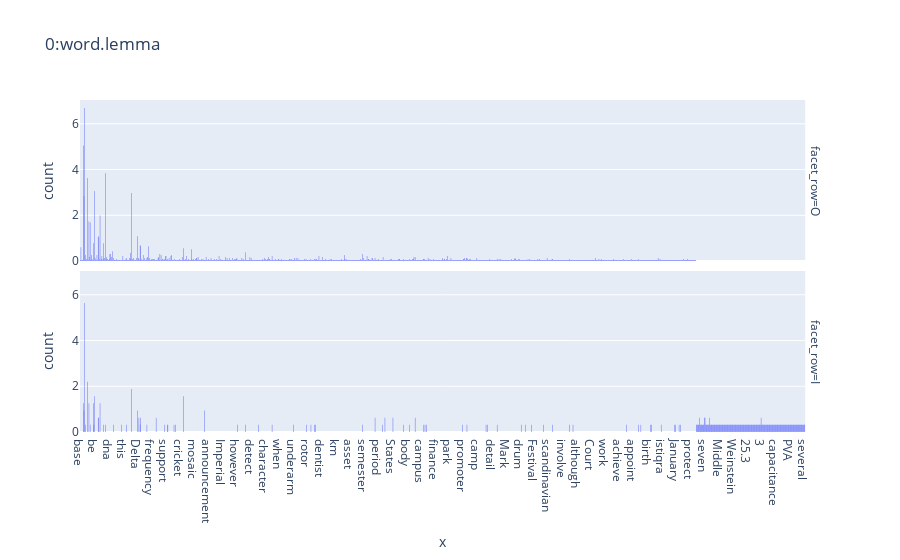

Write notebook code for a chart like this one.
### Code cell
import plotly.express as px
px.histogram(x=[x[0] for x in value_IO_tuple],
             facet_row=[x[1] for x in value_IO_tuple],
             title=feature_name, 
             histnorm='percent')

### Figure 1 — Plotly figure (JSON) as saved in the notebook; plotly's stock layout.template omitted (floating-point values rounded to 4 significant figures; data arrays with more than 128 entries replaced by an {"elided": "..."} marker saying what was removed)
{"data": [{"alignmentgroup": "True", "bingroup": "x", "histnorm": "percent", "hoverlabel": {"namelength": 0}, "hovertemplate": "facet_row=O<br>x=%{x}<br>count=%{y}", "legendgroup": "", "marker": {"color": "#636efa"}, "name": "", "offsetgroup": "", "orientation": "v", "showlegend": false, "type": "histogram", "x": {"elided": "2317 str values"}, "xaxis": "x2", "yaxis": "y2"}, {"alignmentgroup": "True", "bingroup": "x", "histnorm": "percent", "hoverlabel": {"namelength": 0}, "hovertemplate": "facet_row=I<br>x=%{x}<br>count=%{y}", "legendgroup": "", "marker": {"color": "#636efa"}, "name": "", "offsetgroup": "", "orientation": "v", "showlegend": false, "type": "histogram", "x": {"elided": "319 str values"}, "xaxis": "x", "yaxis": "y"}], "layout": {"annotations": [{"font": {}, "showarrow": false, "text": "facet_row=I", "textangle": 90, "x": 0.98, "xanchor": "left", "xref": "paper", "y": 0.2425, "yanchor": "middle", "yref": "paper"}, {"font": {}, "showarrow": false, "text": "facet_row=O", "textangle": 90, "x": 0.98, "xanchor": "left", "xref": "paper", "y": 0.7575, "yanchor": "middle", "yref": "paper"}], "autosize": true, "barmode": "relative", "legend": {"tracegroupgap": 0}, "title": {"text": "0:word.lemma"}, "xaxis": {"anchor": "y", "autorange": true, "domain": [0, 0.98], "range": [-0.5, 1176.0], "title": {"text": "x"}, "type": "category"}, "xaxis2": {"anchor": "y2", "autorange": true, "domain": [0, 0.98], "matches": "x", "range": [-0.5, 1176.0], "showticklabels": false, "type": "category"}, "yaxis": {"anchor": "x", "autorange": true, "domain": [0, 0.485], "range": [0, 7.042], "title": {"text": "count"}}, "yaxis2": {"anchor": "x2", "autorange": true, "domain": [0.515, 1], "matches": "y", "range": [0, 7.042], "title": {"text": "count"}}}}
